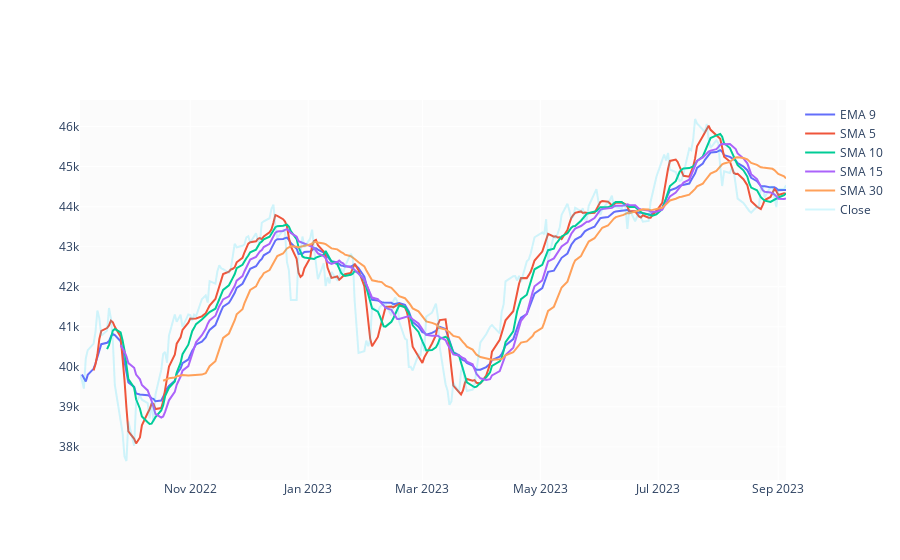

Notebook code for this chart:
### Markdown cell above
#### Moving Averages

I'm calculating few moving averages to be used as features: $SMA_{5}$, $SMA_{10}$, $SMA_{15}$, $SMA_{30}$ and $EMA_{9}$.

### Code cell
df['EMA_9'] = df['Close'].ewm(9).mean().shift()
df['SMA_5'] = df['Close'].rolling(5).mean().shift()
df['SMA_10'] = df['Close'].rolling(10).mean().shift()
df['SMA_15'] = df['Close'].rolling(15).mean().shift()
df['SMA_30'] = df['Close'].rolling(30).mean().shift()

fig = go.Figure()
fig.add_trace(go.Scatter(x=df.Date, y=df.EMA_9, name='EMA 9'))
fig.add_trace(go.Scatter(x=df.Date, y=df.SMA_5, name='SMA 5'))
fig.add_trace(go.Scatter(x=df.Date, y=df.SMA_10, name='SMA 10'))
fig.add_trace(go.Scatter(x=df.Date, y=df.SMA_15, name='SMA 15'))
fig.add_trace(go.Scatter(x=df.Date, y=df.SMA_30, name='SMA 30'))
fig.add_trace(go.Scatter(x=df.Date, y=df.Close, name='Close', opacity=0.2))
fig.show()

### Figure 1 — Plotly figure (JSON) as saved in the notebook; plotly's stock layout.template omitted (floating-point values rounded to 4 significant figures; data arrays with more than 128 entries replaced by an {"elided": "..."} marker saying what was removed)
{"data": [{"name": "EMA 9", "type": "scatter", "x": {"elided": "250 str values"}, "y": {"elided": "250 float values"}}, {"name": "SMA 5", "type": "scatter", "x": {"elided": "250 str values"}, "y": {"elided": "250 float values"}}, {"name": "SMA 10", "type": "scatter", "x": {"elided": "250 str values"}, "y": {"elided": "250 float values"}}, {"name": "SMA 15", "type": "scatter", "x": {"elided": "250 str values"}, "y": {"elided": "250 float values"}}, {"name": "SMA 30", "type": "scatter", "x": {"elided": "250 str values"}, "y": {"elided": "250 float values"}}, {"name": "Close", "opacity": 0.2, "type": "scatter", "x": {"elided": "250 str values"}, "y": {"elided": "250 float values"}}], "layout": {}}
